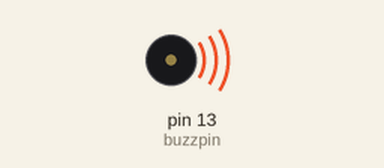
The sketch below on a simulated Arduino Uno, built with avr-gcc and run on an emulated ATmega328P. Shown: buzzer (waves = sounding).

Above: at 0.5 s.
At 7.5 s:
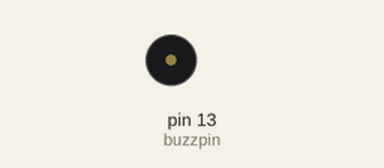
Timing chart, 0 to 10.4 s (numbered marks = the images above):
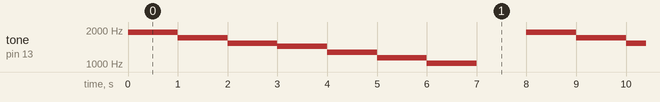

Measured:
- by itself, tone on pin 13 (buzzpin): repeats every 8.0 s: 1700 Hz 1.0 s, 1519 Hz 1.0 s, 1432 Hz 1.0 s, 1275 Hz 1.0 s, 1136 Hz 1.0 s, 1014 Hz 1.0 s, silent 1.0 s, 1915 Hz 1.0 s

The sketch:

tone.ino
```cpp
int buzzpin=13;
void setup() {
  // put your setup code here, to run once:
  pinMode(buzzpin,OUTPUT);
}

void loop() {
  // put your main code here, to run repeatedly:
tone(buzzpin,1915);
  delay(1000); // Wait for 1000 millisecond(s)
  tone(buzzpin,1700);
  delay(1000); // Wait for 1000 millisecond(s)
  tone(buzzpin,1519);
  delay(1000);
  tone(buzzpin,1432);
  delay(1000);
  tone(buzzpin,1275);
  delay(1000);
  tone(buzzpin,1136);
  delay(1000);
  tone(buzzpin,1014);
  delay(1000);
  tone(buzzpin,0);
  delay(1000);
}
```
